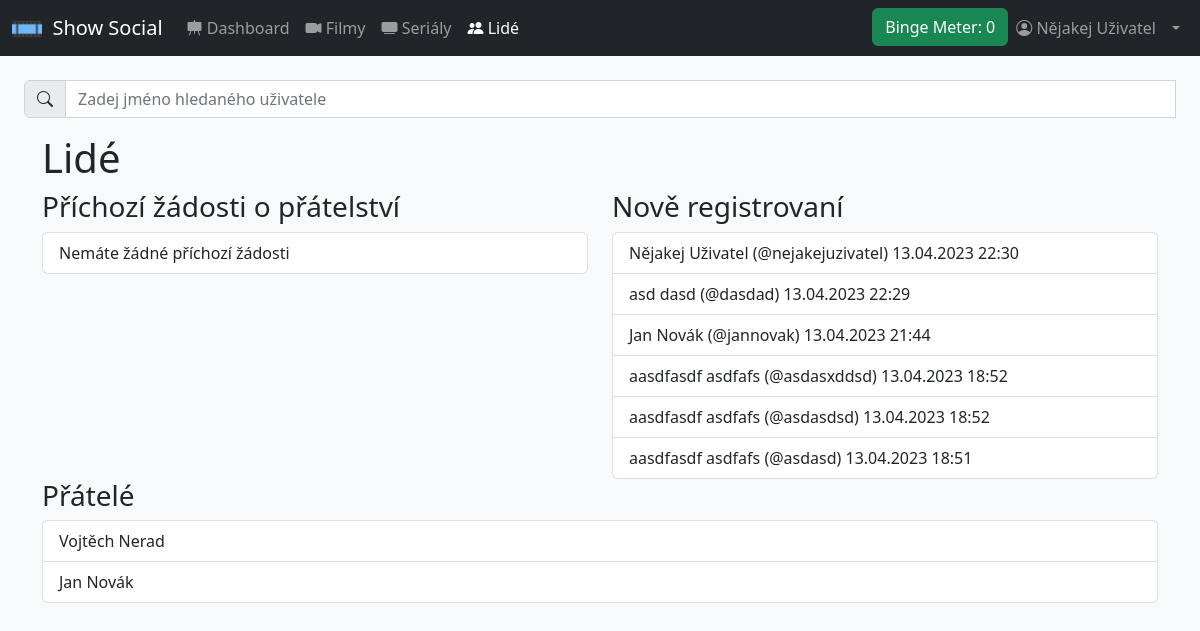
The page /users.php (signed in) on the database its author committed.
### tables this page shows
CREATE TABLE `users` (
  `id` int(11) NOT NULL,
  `user_name` varchar(30) NOT NULL,
  `first_name` varchar(30) NOT NULL,
  `last_name` varchar(30) NOT NULL,
  `email` varchar(50) NOT NULL,
  `password_hash` varchar(255) NOT NULL,
  `created_at` timestamp NOT NULL DEFAULT current_timestamp() ON UPDATE current_timestamp(),
  `watch_limit` smallint(6) NOT NULL,
  `public_profile` tinyint(1) NOT NULL
);

CREATE TABLE `friendslist` (
  `requesterId` int(11) NOT NULL,
  `adresseeId` int(11) NOT NULL,
  `isConfirmed` tinyint(1) NOT NULL,
  `timestamp` timestamp NOT NULL DEFAULT current_timestamp() ON UPDATE current_timestamp()
);

### classes/dbh.class.php (called while the page is built)
<?php
class Dbh {
    private $host = "localhost";
    private $username = "root";
    private $password = "ayylmao1337";
    private $dbname = "show_social";
    public function connect() {
        $dsn = 'mysql:host=' .  $this->host .';dbname=' . $this->dbname;
        $pdo = new PDO($dsn, $this->username, $this->password);
        $pdo->setAttribute(PDO::ATTR_DEFAULT_FETCH_MODE, PDO::FETCH_ASSOC);
        return $pdo;
    }
}

### classes/User.class.php (called while the page is built, shortened)
<?php
require_once $_SERVER['DOCUMENT_ROOT'].'/classes/dbh.class.php';
class User extends Dbh {
    private $id;
    function __construct($userId) {
        $this->id = $userId;
    }
    function getFriendShips() {
        $sql = '
            SELECT
                friendslist.requesterId,
                friendslist.adresseeId,
                friendslist.isConfirmed,
                concat(u1.first_name, " ", u1.last_name) as requester_full_name,
                concat(u2.first_name, " ", u2.last_name) as adressee_full_name,
                u1.user_name as requester_user_name,
                u2.user_name as adressee_user_name
            FROM friendslist
            LEFT JOIN users u1
            ON friendslist.requesterId = u1.id
            LEFT JOIN users u2
            ON friendslist.adresseeId = u2.id
            WHERE (requesterId = (:current_user_id) AND isConfirmed = true)
            OR (adresseeId = (:current_user_id) AND isConfirmed = true);
        ';
        $statement = $this->connect()->prepare($sql);
        $statement->execute([
            ":current_user_id" => $this->id
        ]);
        return $statement->fetchAll();
    }
    function getIncomingFriendRequests() {
        $sql = '
            SELECT
                friendslist.requesterId,
                friendslist.adresseeId,
                friendslist.isConfirmed,
                concat(u1.first_name, " ", u1.last_name) as requester_full_name,
                concat(u2.first_name, " ", u2.last_name) as adressee_full_name,
                u1.user_name as requester_user_name,
                u2.user_name as adressee_user_name
            FROM friendslist
            LEFT JOIN users u1
            ON friendslist.requesterId = u1.id
            LEFT JOIN users u2
            ON friendslist.adresseeId = u2.id
            WHERE (adresseeId = (:current_user_id) AND isConfirmed = false);
        ';
        $statement = $this->connect()->prepare($sql);
        $statement->execute([
            ":current_user_id" => $this->id
        ]);
        return $statement->fetchAll();
    }
    function getWatchtimePerLastDay() {
        $showSql = '
            SELECT SUM(tv_show_episodes.runtime) as runtime
            FROM seen_episodes
            LEFT JOIN tv_show_episodes
            ON seen_episodes.id = tv_show_episodes.id
            WHERE seen_episodes.timestamp >= NOW() - INTERVAL 1 DAY AND user_id = (:user_id);
        ';
        $showsStatement = $this->connect()->prepare($showSql);
        $showsStatement->execute([
            ":user_id" => $this->id
        ]);
        $showsWatchtime = $showsStatement->fetch();
        $moviesSql = '
            SELECT SUM(movies.runtime) as runtime
            FROM seen_movies
            LEFT JOIN movies
            ON seen_movies.movie_id = movies.movie_id
            WHERE seen_movies.timestamp >= NOW() - INTERVAL 1 DAY AND user_id = (:user_id);
        ';
        $moviesStatement = $this->connect()->prepare($moviesSql);
        $moviesStatement->execute([
            ":user_id" => $this->id
        ]);
        $moviesWatchtime = $moviesStatement->fetch();
        $totalWatchtime = new stdClass();
        $totalWatchtime->watchtime = 0;
        $limitSql = '
            SELECT watch_limit
            FROM users
            WHERE id = (:user_id)
            LIMIT 1;
        ';
        $limitStatement = $this->connect()->prepare($limitSql);
        $limitStatement->execute([
            ':user_id' => $this->id
        ]);
        $watchtimeLimit = $limitStatement->fetch();
        $totalWatchtime->watchtimeLimit = $watchtimeLimit['watch_limit'];
        $totalWatchtime->watchtimePercentage = round((($totalWatchtime->watchtime/$totalWatchtime->watchtimeLimit) * 100), 1);
        return $totalWatchtime;
    }
}

### classes/Users.class.php (called while the page is built, shortened)
<?php
class Users extends Dbh {
    function getLastRegisteredUsers() {
        $sql = '
            SELECT id, concat(first_name, " ", last_name) as full_name, user_name, created_at
            FROM users
            ORDER BY created_at DESC
            LIMIT 6';
        $statement = $this->connect()->query($sql)->fetchAll();
        return $statement;
    }
}

### users.php (the view, shortened to what this page needs)
<?php
require_once 'classes/dbh.class.php';
require 'classes/Users.class.php';
require_once 'classes/User.class.php';
$active_page = 'people';
include 'includes/header.inc.php';
require_once 'includes/searchbars/users-search.inc.php';
$isUserLogged = isset($_SESSION['user_id']);
if ($isUserLogged) {
    $loggedUser = new User($_SESSION['user_id']);
}
echo '<div class="container-sm">';
echo '<h1>Lidé</h1>';
echo '<div class="row">';
if ($isUserLogged) {
    $incomingFriendRequests = $loggedUser->getIncomingFriendRequests();
    echo '<div class="col-md">';
    echo '<h3>Příchozí žádosti o přátelství</h3>';
    echo '<div class="list-group">';
    if ($incomingFriendRequests) {
        foreach ($incomingFriendRequests as $friendRequest) {
            if ($friendRequest['requesterId'] != $_SESSION['user_id']) {
                $userId = $friendRequest['requesterId'];
                $userFullName = $friendRequest['requester_full_name'];
                $userUserName = $friendRequest['requester_user_name'];
            } else {
                $userId = $friendRequest['adresseeId'];
                $userFullName = $friendRequest['adressee_full_name'];
                $userUserName = $friendRequest['adressee_user_name'];
            }
            echo '<a href="./user.php?id=' . $userId . '" class="list-group-item list-group-item-action">' . htmlspecialchars($userFullName) . ' (@' . htmlspecialchars($userUserName) . ')</a>';
        }
    } else {
        echo '<div class="list-group-item">Nemáte žádné příchozí žádosti</div>';
    }
    echo '</div>';
}
echo '</div>';
$users = new Users();
$lastRegisteredUsers = $users->getLastRegisteredUsers();
echo '<div class="col-md">';
echo '<h3>Nově registrovaní</h3>';
echo '<div class="list-group">';
if ($lastRegisteredUsers) {
    foreach ($lastRegisteredUsers as $user) {
        $createdAtDate = date_create($user['created_at']);
        echo '<a href="./user.php?id=' . $user['id'] . '" class="list-group-item list-group-item-action">' . htmlspecialchars($user['full_name']) . ' (@' . htmlspecialchars($user['user_name']) . ') ' . date_format($createdAtDate, 'd.m.Y H:i') . '</a>';
    }
}
echo '</div>';
echo '</div>';
echo '</div>';
if ($isUserLogged) {
    echo '<div>';
    echo '<h3>Přátelé</h3>';
    echo '<div class="list-group">';
    $userFriendShips = $loggedUser->getFriendShips();
    if ($userFriendShips) {
        foreach ($userFriendShips as $friendship) {
            if ($friendship['requesterId'] != $_SESSION['user_id']) {
                $userId = $friendship['requesterId'];
                $userFullName = $friendship['requester_full_name'];
            } else {
                $userId = $friendship['adresseeId'];
                $userFullName = $friendship['adressee_full_name'];
                $userUserName = $friendship['adressee_user_name'];
            }
            echo '<a href="./user.php?id=' . $userId . '" class="list-group-item list-group-item-action">';
            echo $userFullName;
            echo '</a>';
        }
    } else {
        echo '<p>Nemáte přidané žádné přátele.</p>';
    }
    echo '</div>';
    echo '</div>';
}
?>
<?php
echo '</div>';
include 'includes/footer.inc.php';

### includes/navbar.inc.php (shortened to what this page needs)
<?php
    require_once $_SERVER['DOCUMENT_ROOT'].'/classes/User.class.php';
    $active_link_classes = 'class="nav-link active" aria-current="page"';
    $nonactive_link_classes = 'class="nav-link"';
    if (isset($_SESSION['user_id'])) {
        $userDataStatement = $db->prepare('
            SELECT watch_limit
            FROM users
            WHERE id = (:id)
            LIMIT 1;
        ');
        $userDataStatement->execute(array(':id' => $_SESSION['user_id']));
        $userData = $userDataStatement->fetch();
        $user = new User($_SESSION['user_id']);
    }
?>
<nav class="navbar sticky-top navbar-expand-lg navbar-dark bg-dark mb-4">
    <div class="container-fluid">
        <a class="navbar-brand" href="../index.php">
            <img src="/assets/favicon/android-chrome-512x512.png" alt="Logo" width="30" height="24" class="d-inline-block align-text-bottom">
            &nbsp;Show Social
        </a>
        <div class="collapse navbar-collapse" id="navbarSupportedContent">
            <ul class="navbar-nav me-auto mb-2 mb-lg-0">
                <li class="nav-item">
                    <?php
                    if (isset($_SESSION['user_id'])) {
                        echo '<a ' . (($active_page == 'dashboard') ? $active_link_classes : $nonactive_link_classes) . ' href="../index.php"><i class="bi bi-easel-fill"></i> Dashboard</a>';
                    } else {
                        echo '<a ' . (($active_page == 'introduction') ? $active_link_classes : $nonactive_link_classes) . ' href="../index.php">Úvod</a>';
                    }
                    ?>
                </li>
                <li class="nav-item">
                    <a <?php echo(($active_page == 'movie') ? $active_link_classes : $nonactive_link_classes); ?> href="movies.php"><i class="bi bi-camera-video-fill"></i> Filmy</a>
                </li>
                <li class="nav-item">
                    <a <?php echo(($active_page == 'shows') ? $active_link_classes : $nonactive_link_classes); ?> href="shows.php"><i class="bi bi-tv-fill"></i> Seriály</a>
                </li>
                <li class="nav-item">
                    <a <?php echo(($active_page == 'people') ? $active_link_classes : $nonactive_link_classes); ?> href="users.php"><i class="bi bi-people-fill"></i> Lidé
                    </a>
                </li>
            </ul>
            <ul class="navbar-nav ms-auto mb-2 mb-lg-0">
                <li class="nav-item">
                    <?php
                    if (isset($_SESSION['user_id'])) {
                        $watchtimeObject = $user->getWatchtimePerLastDay();
                        $seenMinutesInTotal = $watchtimeObject->watchtime;
                        $bingeMeterClass = ($seenMinutesInTotal > $userData['watch_limit']) ? 'btn-danger' : 'btn-success';
                        $seenPercentage = round((($seenMinutesInTotal/$userData['watch_limit']) * 100), 1);
                        if ($seenPercentage < 80) {
                            $bingeMeterClass = 'success';
                        } elseif ($seenPercentage < 100) {
                            $bingeMeterClass = 'warning';
                        } else {
                            $bingeMeterClass = 'danger';
                        }
                        echo '<a href="../bingemeter.php" id="binge-meter-button" class="btn btn-' . $bingeMeterClass . '">';
                        echo 'Binge Meter: ' . $seenPercentage;
                        echo '</a>';
                    }
                    ?>
                </li>
                <li class="nav-item">
                    <?php
                    if (isset($_SESSION['user_id'])) {
                        echo '<a ' . (($active_page == 'profile') ? $active_link_classes : $nonactive_link_classes) . ' href="../profile.php"><i class="bi bi-person-circle"></i> ' . $_SESSION['first_name'] . ' ' . $_SESSION['last_name'] . '</a>';
                    } else {
                        echo '<a ' . (($active_page == 'login') ? $active_link_classes : $nonactive_link_classes) . ' href="../signin.php"><i class="bi bi-person-circle"></i> Přihlášení</a>';
                    }
                    ?>
                </li>
                <?php
                if (isset($_SESSION['user_id'])) {
                    echo '<li class="nav-item dropdown">';
                    echo '<a class="nav-link dropdown-toggle" href="#" role="button" data-bs-toggle="dropdown" aria-expanded="false"></a>';
                    echo '</li>';
                }
                ?>
            </ul>
        </div>
    </div>
</nav>

### rows shown on the page
users: watch_limit "0", full_name "Nějakej Uživatel", user_name "nejakejuzivatel", created_at "13.04.2023 22:30"
users: full_name "asd dasd", user_name "dasdad", created_at "13.04.2023 22:29"
users: full_name "Jan Novák", user_name "jannovak", created_at "13.04.2023 21:44"
users: full_name "aasdfasdf asdfafs", user_name "asdasxddsd", created_at "13.04.2023 18:52"
users: full_name "aasdfasdf asdfafs", user_name "asdasdsd", created_at "13.04.2023 18:52"
users: full_name "aasdfasdf asdfafs", user_name "asdasd", created_at "13.04.2023 18:51"
friendslist: userFullName "Vojtěch Nerad"
friendslist: userFullName "Jan Novák"

### other values the page prints
$_SESSION['first_name'] "Nějakej"
$_SESSION['last_name'] "Uživatel"
